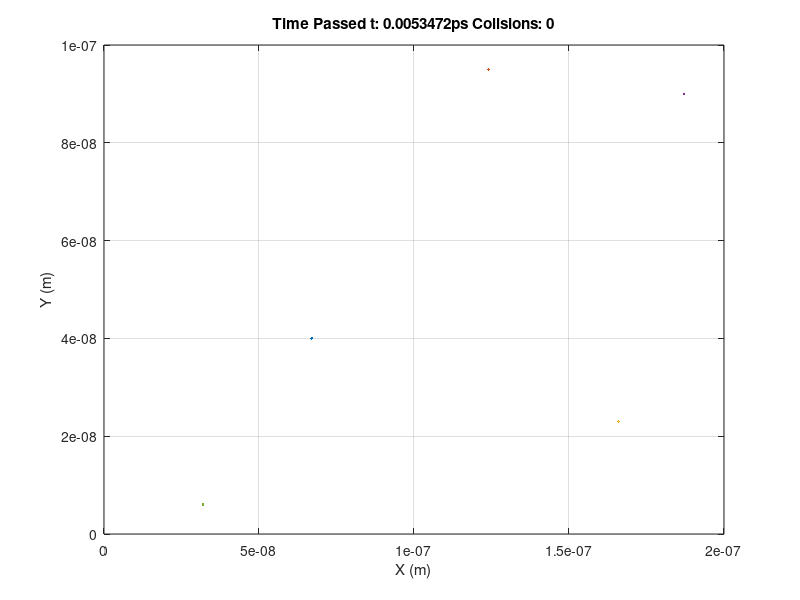
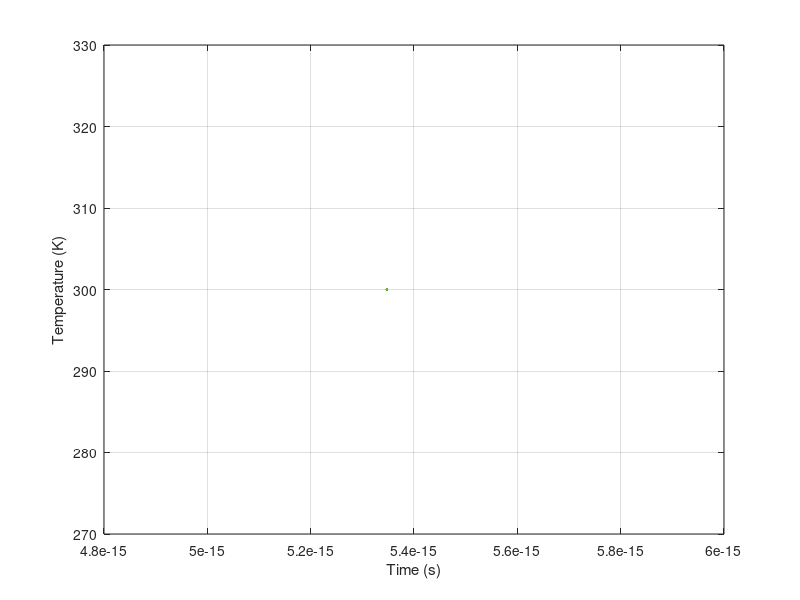

These figures' MATLAB source, in order: (Note: this script raises an error after producing the figures.)
% Monte Carlo Modelling of Electron Transport

close all
clear 
format short
clc

% Constants
m0 = 9.11e-31; %kg
me = 0.26*m0;
q = 1.602e-19; %C
kB = 1.38066e-23; %J/K
nm = 1e-9; %nanometre
ps = 1e-12; %picosecond

% Dimensions
% Elec = 1; % simulates for 1 particle
Elec = 5; % simulates for 10 particles at once
xdim = 200; %nm
ydim = 100; %nm and need to make same length
x = zeros(Elec,1)*nm;
y = zeros(Elec,1)*nm; %need to make same length 
% Reg = zeros(xdim*1e9,ydim*1e9)*nm;  % semiconductor region

% Specifics
InitialTemp = 300; % in [K]
vtFirst = sqrt(2*kB*InitialTemp/me); %1.8701e5 in m/s
Tmn = 0.2*ps; 

% Simulation
steps = 10; 
% steps = 1000;
% t = zeros(1,steps);
% Temp = zeros(1,steps);
dt = nm/vtFirst; %5.347e-15s
Temp = zeros(1,Elec);
t = zeros(1,Elec);

on = 1;
off = 0;
scatter = on; %scattering on/off switch
% scatter = off; %scattering on/off switch
collide = 0; % counter for collisons
p = 1 - exp(-dt/Tmn); % probability for scatter threshold
re = 0; % default rebound velocity factor
% re = -0.5; % Bounces back at half its initial speed

for i = 1:steps    
   
    if i == 1
        t(i,:) = dt;
        Temp(i,:) = InitialTemp;
        vt = vtFirst;        
        
        Boxes = {};
        
        %Test BCs
%         Boxes{1}.X = [0.9 1.1]*100*nm; %top box
%         Boxes{1}.Y = [0.8 1.0]*100*nm;
% %         Boxes{1}.BC = 0.0;
%         
%         Boxes{2}.X = [0.9 1.1]*100*nm; %bottom box
%         Boxes{2}.Y = [0.0 0.2]*100*nm;
% %         Boxes{2}.BC = 0.0; 

        %2nd set of BCs
        Boxes{1}.X = [0.8 1.2]*100*nm; %top box
        Boxes{1}.Y = [0.6 1.0]*100*nm;
%         Boxes{1}.BC = 0.0;
        
        Boxes{2}.X = [0.8 1.2]*100*nm; %bottom box
        Boxes{2}.Y = [0.0 0.4]*100*nm;
%         Boxes{2}.BC = 0.0;
        
        e=1;
        while e <= Elec %random positions for each particle
                        
            randx = round(rand*xdim)*nm;
            randy = round(rand*ydim)*nm;
            
            % check to see if in box
            if Boxes{1}.X(1,1)<randx && randx<Boxes{1}.X(1,2) &&...
               Boxes{1}.Y(1,1)<randy && randy<Boxes{1}.Y(1,2) ||...%firstbox
               Boxes{2}.X(1,1)<randx && randx<Boxes{2}.X(1,2) &&...
               Boxes{2}.Y(1,1)<randy && randy<Boxes{2}.Y(1,2) %second box
                                
            else
                x(e,i) = randx;
                y(e,i) = randy;
                e=e+1;
            end
                      
        end 
        
    else
        t(i,:) = t(i-1,:) + dt;
        r = rand(1,Elec); % Chance of scattering
        
        % Particle direction
        if i == 2 % intial angle, regardless of scattering
            
            for e = 1:Elec
                theta = rand*360; % random angle in deg
                dz = vtFirst*Tmn; % straight path
                dx(e,i) = sind(theta)*dz; % new x dif
                dy(e,i) = cosd(theta)*dz; % new y dif 
                x(e,i) = x(e,i-1) + dx(e,i);
                y(e,i) = y(e,i-1) + dy(e,i); 
                Temp(i,e) = Temp(i-1,e);
                vtNew = vtFirst;
            end

        elseif scatter == on % yes scatter 
            
            for e = 1:Elec 
               
                if r(1,e) < p*10   % check each electron
                    
                    scale = sqrt(kB*Temp(i-1,e)/me); %scaling factor
                    dof = 3; %degrees of freedom
%                     vtNew = scale*chi2rnd(dof);
                    vtNew(e,i) = vtFirst*(rand/100+0.995);

                    theta = rand*360; % random angle in deg
                    dz(e,i) = vtNew(e,i)*Tmn; % straight path
                    dx(e,i) = sind(theta)*dz(e,i); % new x difference
                    dy(e,i) = cosd(theta)*dz(e,i); % new y difference 
                    
                    % updating position, velocity, temperature
                    TempNew = me*vtNew.^2/(2*kB); 
                    Temp(i,e) = TempNew(e,i);                    
                    x(e,i) = x(e,i-1) + dx(e,i); 
                    y(e,i) = y(e,i-1) + dy(e,i); 
                    vt = vtNew;
                    
                    collide = collide + 1; 
                                   
                else % no scattering, just continue along inital path                                        
                    dx(e,i) = x(e,2)-x(e,1);
                    dy(e,i) = y(e,2)-y(e,1); 
                    x(e,i) = x(e,i-1) + dx(e,i); 
                    y(e,i) = y(e,i-1) + dy(e,i);
                    vtNew = vt;
                    Temp(i,:) = Temp(i-1,:);
                end
                
            end

        else % no scattering, just continue along inital path
            
            for e = 1:Elec
                dx(e,i) = x(e,2)-x(e,1);
                dy(e,i) = y(e,2)-y(e,1); 
                x(e,i) = x(e,i-1) + dx(e,i); 
                y(e,i) = y(e,i-1) + dy(e,i);
            end
             
            vtNew = vt;
            Temp(i,:) = Temp(i-1,:);
                                            
        end
       
                
        %Boundary Conditions
%         for e = 1:Elec
%             
%             if x(i,:) < 0
%                 x(i,:) = x(i,:) + 2e-7;            
%             elseif x(i,:) > xdim*nm
%                 x(i,:) = x(i,:) - 2e-7;
%             end
% 
%             if y(i,:) < 0
%                 y(i,:) = x(i,:) + 2e-7;
%             elseif y(i,:) > ydim*nm
%                 y(i,:) = x(i,:) - 2e-7;
%             end
% 
%         end
                
    end

%     1c-i)  Particle Plot   
    for e = 1:Elec
        figure(1)
        plot(x(e,:),y(e,:));
        grid on;
        hold on; 
    end
    xlim([0 xdim*nm])
    ylim([0 ydim*nm])
    xlabel('X (m)')
    ylabel('Y (m)')
    title(['Time Passed t: ', num2str(t(i)/ps), ...
        'ps Collsions: ', num2str(collide)]) 

    % 1c-ii) Temp plot  
    for e = 1:Elec
        figure(2)
        plot(t(:,e),Temp(:,e));
        grid on;
        hold on;
    end 
    xlabel('Time (s)')
    ylabel('Temperature (K)')
    title(['Current Temperature: ', num2str(mean(Temp(i,:))), ...
        'K Max T: ', num2str(max(Temp,[],'all')),'K Min T: ',...
        num2str(min(Temp,[],'all')),'K']) % change T        
         
    pause(0.05)
end

display('Seconds Passed', num2str(t(i)));
finalTemp = num2str(mean(Temp(i,:)))

scale = sqrt(kB*InitialTemp/me);
h = scale*chi2rnd(3,1,10000);
figure(3)
histogram(h,50)
xlabel('Thermal Velocity (m)')
ylabel('Count (m)')
title(['Velocity Distribution - Average Velocity: ',...
    num2str(mean([mean(h),median(h)])/2), ' m/s']) 
